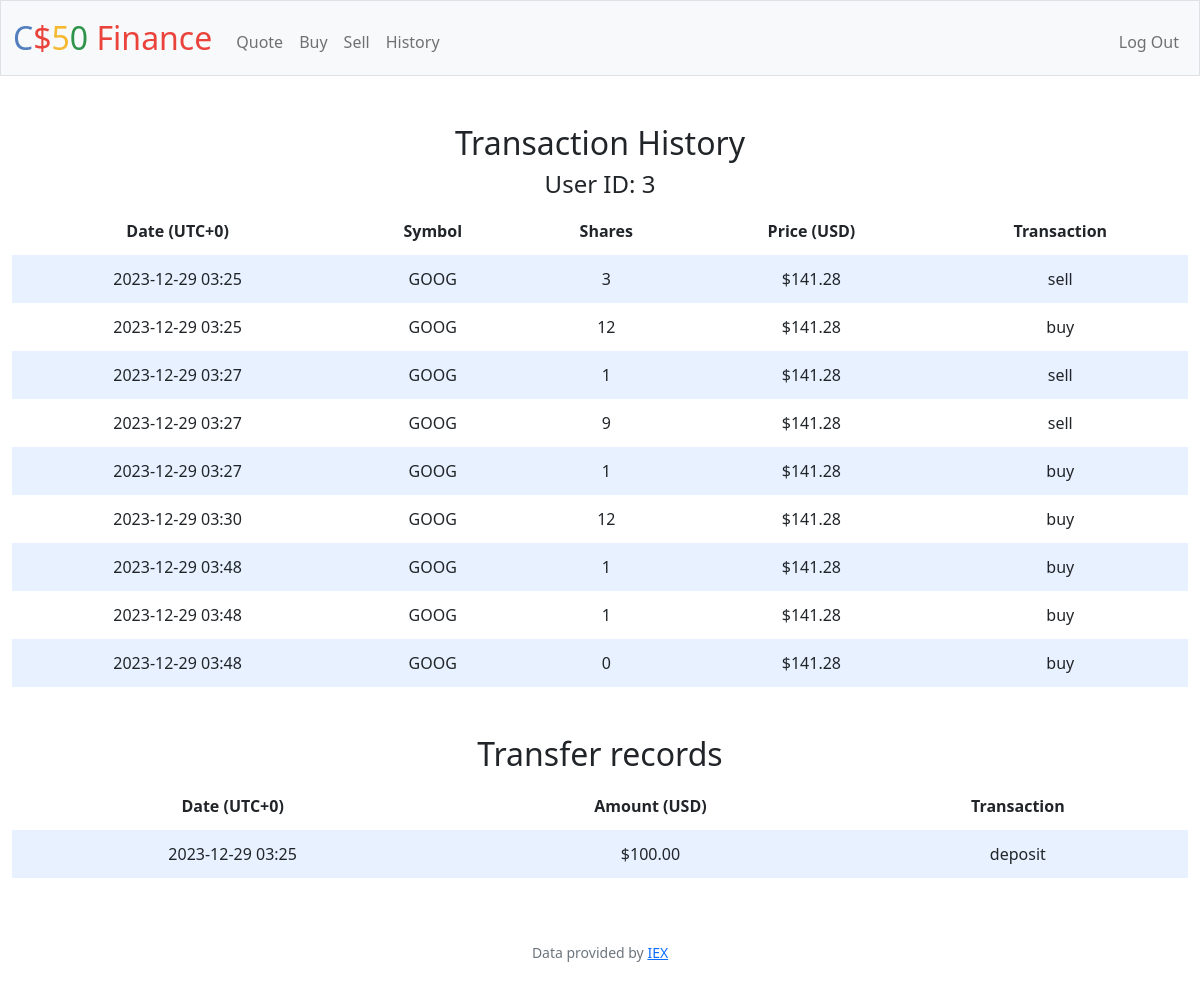
The app's page /history (signed in) with its own data.
### tables this page shows
CREATE TABLE buys (
    id INTEGER PRIMARY KEY AUTOINCREMENT NOT NULL,
    user_id INTEGER,
    price FLOAT NOT NULL,
    datetime TEXT NOT NULL, shares INTEGER NOT NULL, symbol TEXT NOT NULL, status TEXT NOT NULL,
    FOREIGN KEY (user_id) REFERENCES users(id)
);

CREATE TABLE transfers (
    id INTEGER PRIMARY KEY AUTOINCREMENT NOT NULL,
    user_id INTEGER,
    amount FLOAT NOT NULL,
    datetime TEXT NOT NULL,
    status TEXT NOT NULL,
    FOREIGN KEY (user_id) REFERENCES users(id)
);

### app.py (the view)
@app.route("/history")
@login_required
def history():
    history_symbol = db.execute(
        "SELECT * FROM (SELECT * FROM buys UNION SELECT * FROM sells) WHERE user_id = ? ORDER BY datetime",
        session["user_id"],
    )
    history_transfers = db.execute(
        "SELECT * FROM transfers WHERE user_id = ? ORDER BY datetime",
        session["user_id"],
    )
    for row in history_symbol:
        row["price"] = usd(row["price"])
    for r in history_transfers:
        r["amount"] = usd(r["amount"])
    return render_template(
        "history.html",
        history_symbol=history_symbol,
        history_transfers=history_transfers,
        user_id=session["user_id"],
    )

### app.py (called while the page is built)
@app.after_request
def after_request(response):
    response.headers["Cache-Control"] = "no-cache, no-store, must-revalidate"
    response.headers["Expires"] = 0
    response.headers["Pragma"] = "no-cache"
    return response

### helpers.py (called while the page is built)
def login_required(f):
    @wraps(f)
    def decorated_function(*args, **kwargs):
        if session.get("user_id") is None:
            return redirect("/login")
        return f(*args, **kwargs)
    return decorated_function

def usd(value):
    return f"${value:,.2f}"

### templates/history.html (shortened to what this page needs)
{% extends "layout.html" %}
{% block main %}
<div class="section">
    <h2>Transaction History</h2>
    <h4>User ID: {{ user_id }}</h4>
    <table>
        <thead>
            <tr>
                <th>Date (UTC+0)</th>
                <th>Symbol</th>
                <th>Shares</th>
                <th>Price (USD)</th>
                <th>Transaction</th>
            </tr>
        </thead>
        <tbody>
            {% for row in history_symbol %}
                <tr>
                    <td>{{ row["datetime"] }}</td>
                    <td>{{ row["symbol"] }}</td>
                    <td>{{ row["shares"] }}</td>
                    <td>{{ row["price"] }}</td>
                    <td>{{ row["status"] }}</td>
                </tr>
            {% endfor %}
        </tbody>
    </table>
</div>
<div class="section mt-5">
<h2 class="mt-5">Transfer records</h2>
<table>
    <thead>
        <tr>
            <th>Date (UTC+0)</th>
            <th>Amount (USD)</th>
            <th>Transaction</th>
        </tr>
    </thead>
    <tbody>
        {% for row in history_transfers %}
            <tr>
                <td>{{ row["datetime"] }}</td>
                <td>{{ row["amount"] }}</td>
                <td>{{ row["status"] }}</td>
            </tr>
        {% endfor %}
    </tbody>
</table>
</div>
{% endblock %}

### static/styles.css (style rules this page uses)
table { background-color: transparent; margin-bottom: 1rem; width: 100%; }
table th, table td { padding: 0.75rem; vertical-align: middle; }
tbody tr:nth-of-type(odd) { background-color: rgb(179, 208, 255, 0.3) }

### records on screen
buys: datetime "2023-12-29 03:25", symbol "GOOG", shares "12", price "$141.28", status "buy"
buys: datetime "2023-12-29 03:27", symbol "GOOG", shares "1", price "$141.28", status "buy"
buys: datetime "2023-12-29 03:30", symbol "GOOG", shares "12", price "$141.28", status "buy"
buys: datetime "2023-12-29 03:48", symbol "GOOG", shares "1", price "$141.28", status "buy"
buys: datetime "2023-12-29 03:48", symbol "GOOG", shares "1", price "$141.28", status "buy"
buys: datetime "2023-12-29 03:48", symbol "GOOG", shares "0", price "$141.28", status "buy"
transfers: datetime "2023-12-29 03:25", amount "$100.00", status "deposit"

### other values on screen
{{ user_id }} "3"
{{ row["datetime"] }} "2023-12-29 03:25" "2023-12-29 03:27" "2023-12-29 03:27"
{{ row["symbol"] }} "GOOG" "GOOG" "GOOG"
{{ row["shares"] }} "3" "1" "9"
{{ row["price"] }} "$141.28" "$141.28" "$141.28"
{{ row["status"] }} "sell" "sell" "sell"
